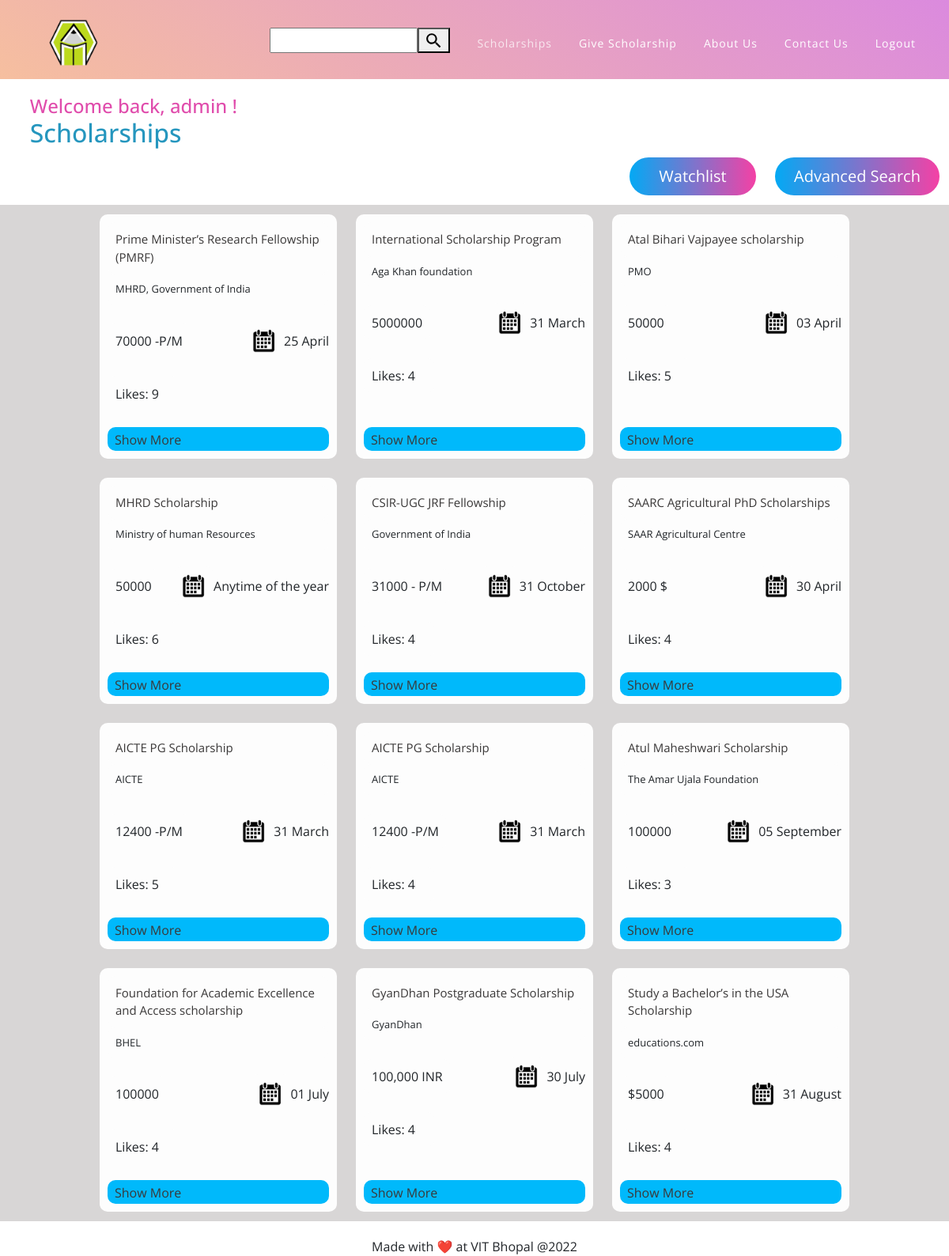
Page /index/ (signed in) on the committed database.
### app/models.py (models this page shows, shortened)
class User(AbstractUser):
    watchlist = models.ManyToManyField("App", blank=True, related_name="watchlist")

class App(models.Model):
    level = [("Undergraduate","UNDERGRADUATE"),
            ("Postgraduate", "POSTGRADUATE"),
            ("Phd", "PhD")]
    categories = [("National","NATIONAL"),
                 ("International", "INTERNATIONAL")]
    name = models.CharField(max_length=64, help_text = "Enter Name of Scholarship")
    providedby = models.CharField(max_length=64, verbose_name = "Provided By", help_text="Enter name of sponsor or organization")
    eligibilitycriteria = models.CharField(max_length=512, verbose_name = "Eligibility Criteria", help_text="Enter Eligibility Criteria")
    exam = models.CharField(max_length=64, help_text="Enter if any exam is required")
    scholarshipamount = models.CharField(max_length = 18, verbose_name = "Scholarship Amount")
    applicationfees = models.CharField(max_length = 18, verbose_name = "Application Fees")
    deadline = models.CharField(max_length=32)
    link = models.CharField(max_length=128, help_text="Enter 404 if not available")
    category = models.CharField(choices=categories, blank=True, verbose_name = "Category", max_length=200, null=True)
    levels = models.CharField(choices=level, blank=True, verbose_name = "Levels", max_length=200, null=True)
    like = models.ManyToManyField(User, blank=True, related_name="liked_user")
    description = models.TextField(max_length=4098, help_text="Enter Description of Scholarship", verbose_name="Description")

### app/views.py (the view)
# urls.py: path("index/", views.index, name = "index"),
@login_required
def index(request):
    search_post = request.GET.get('search')
    if search_post:
        apps = App.objects.filter(Q(name__contains=search_post) | Q(providedby__contains=search_post) | Q(eligibilitycriteria__contains=search_post) |Q(exam__contains=search_post) | Q(scholarshipamount__contains=search_post) | Q(applicationfees__contains=search_post) | Q(deadline__contains=search_post) |Q(link__contains=search_post))
    else:
        apps = App.objects.all().order_by("-scholarshipamount")
    return render(request, "app/index.html",{
        "apps":apps
    })

### app/templates/app/index.html (shortened to what this page needs)
{% load static %}
<!DOCTYPE html>
<html lang="en">
<head>
    <link href="{% static 'app/vendor/bootstrap/css/bootstrap.min.css' %}" rel="stylesheet">
    <link rel="stylesheet" href="{% static 'app/assets/css/fontawesome.css' %}">
    <link rel="stylesheet" href="{% static 'app/assets/css/templatemo-eduwell-style.css' %}">
    <link rel="stylesheet" href="{% static 'app/assets/css/owl.css' %}">
    <link rel="stylesheet" href="{% static 'app/assets/css/lightbox.css' %}">
    <link rel="stylesheet" href="{% static 'app/cards.css' %}">
</head>
<body>
    <header class="header-area header-sticky">
        <div class="container">
            <div class="row">
                <div class="col-12">
                    <nav class="main-nav">
                        <a href="{% url 'landing' %}" class="logo">
                            <img src="{% static 'app/assets/images/templatemo-eduwell.png' %}" alt="EduWell Template"
                                width="60" height="60">
                        </a>
                        <ul class="nav">
                            <li>
                                <form style="display: flex;" name="search">
                                    <input class="search" name="search">
                                    <button><img src="{% static 'app/images/search-icon.svg' %}" height="25px"
                                            width="25px"></button>
                                </form>
                            </li>
                            <li><a href="{% url 'index' %}" class="active">Scholarships</a></li>
                            <li><a href="{% url 'contact'%}">Give Scholarship</a></li>
                            <li><a href="{% url 'about' %}">About Us</a></li>
                            <li><a href="{% url 'contact'%}">Contact Us</a></li>
                            <li><a href="{% url 'logout'%}">Logout</a></li>
                        </ul>
                    </nav>
                </div>
            </div>
        </div>
    </header>
    <div style="margin-top: 120px;">
        <h4 style="color:#e04cac; padding-inline-start: 1cm;">Welcome back, {{request.user}} !</h4>
        <h2 style="color:#2596be; padding-inline-start: 1cm;">Scholarships</h2>
        <div style="display: flex; justify-content: flex-end;">
            <button style="text-decoration: none;
    margin: 1%;
    border: none;
    color: #fff;
    width: 10em;
    height: 3em;
    line-height: 2em;
    text-align: center;
    background: linear-gradient(90deg,#03a9f4,#f441a5,#ffeb3b,#03a9f4);
    background-size: 300%;
    border-radius: 30px;
    z-index: 1;">
                <a style="margin-left: 0px; color: white" href="{% url 'watchlist' %}">Watchlist</a>
            </button>
            <button style="text-decoration: none;
    margin: 1%;
    border: none;
    color: #fff;
    width: 13em;
    height: 3em;
    line-height: 2em;
    text-align: center;
    background: linear-gradient(90deg,#03a9f4,#f441a5,#ffeb3b,#03a9f4);
    background-size: 300%;
    border-radius: 30px;
    z-index: 1;">
                <a style="margin-left: 0px; color: white" href="{% url 'filter' %}">Advanced Search </a>
            </button>
        </div>
        <div class="holder">
            {% for app in apps %}
            <a href="{% url 'listing' app.id %}" style="margin-left: 0px;">
                <div class="cards">
                    <div class="d1">
                        <a href="{% url 'listing' app.id %}" style="margin-left: 0px;">
                            <div class="name">{{app.name}}</div>
                        </a>
                        <div class="providedby">{{app.providedby}}</div>
                    </div>
                    <div class="d2">
                        <div style="display: flex;">
                            <div class="amount">{{app.scholarshipamount}}</div>
                        </div>
                        <div style="display: flex; align-items: center">
                            <div class="calendar-ico"><img src="{% static 'app/images/calendar-icon.png' %}" height=30px
                                    width=20px></div>
                            <div class="deadline">{{app.deadline}}</div>
                        </div>
                    </div>
                    <div class="d3">
                        <div class="rating">Likes: {{app.like.count}}</div>
                    </div>
                    <div class="d4">
                        <a href="{% url 'listing' app.id %}" style="margin-left: 0px; font-size: 16px;">
                            <div class="show-more">Show More</div>
                        </a>
                    </div>
                </div>
            </a>
            {% endfor %}
        </div>
    </div>
</body>
<footer style="    margin-top: 20px;
left: 0;
bottom: 0;
width: 100%;
text-align: center;">Made with ❤️ at VIT Bhopal @2022</footer>
</html>

### app/static/app/assets/css/templatemo-eduwell-style.css (style rules this page uses)
html, body, div, span, applet, object, iframe, h1, h2, h3, h4, h5, h6, p, blockquote, div pre, a, abbr, acronym, address, big, cite, code, del, dfn, em, font, img, ins, kbd, q, s, samp, small, strike, strong, sub, sup, tt, var, b, u, i, center, dl, dt, dd, ol, ul, li, figure, header, nav, section, article, aside, footer, figcaption { margin: 0; padding: 0; border: 0; outline: 0; }
ul, li { padding: 0; margin: 0; list-style: none; }
header, nav, section, article, aside, footer, hgroup { display: block; }
* { box-sizing: border-box; }
html, body { font-family: 'Open Sans', sans-serif; font-weight: 400; background-color: #fff; font-size: 16px; -ms-text-size-adjust: 100%; -webkit-font-smoothing: antialiased; -moz-osx-font-smoothing: grayscale; }
a { text-decoration: none !important; }
h1, h2, h3, h4, h5, h6 { margin-top: 0px; margin-bottom: 0px; }
ul { margin-bottom: 0px; }
img { width: 100%; overflow: hidden; }
html, body { background: #fff; font-family: 'Open Sans', sans-serif; }
.header-area { background-image: url(../images/header-bg.png); background-size: contain; background-repeat: no-repeat; background-position: top; position: absolute; top: 0; left: 0; right: 0; z-index: 100; -webkit-transition: all .5s ease 0s; -moz-transition: all .5s ease 0s; -o-transition: all .5s ease 0s; transition: all .5s ease 0s; }
.header-area .main-nav { min-height: 80px; background: transparent; }
.header-area .main-nav .logo { line-height: 100px; color: #fff; font-size: 28px; font-weight: 700; text-transform: uppercase; letter-spacing: 2px; float: left; -webkit-transition: all 0.3s ease 0s; -moz-transition: all 0.3s ease 0s; -o-transition: all 0.3s ease 0s; transition: all 0.3s ease 0s; }
.header-area .main-nav .nav { float: right; margin-top: 35px; margin-right: 0px; background-color: transparent; -webkit-transition: all 0.3s ease 0s; -moz-transition: all 0.3s ease 0s; -o-transition: all 0.3s ease 0s; transition: all 0.3s ease 0s; position: relative; z-index: 999; }
.header-area .main-nav .nav li { padding-left: 30px; padding-right: 30px; }
.header-area .main-nav .nav li:last-child { padding-right: 0px; }
.header-area .main-nav .nav li a { display: block; font-weight: 400; font-size: 14px; text-transform: capitalize; color: #fff; -webkit-transition: all 0.3s ease 0s; -moz-transition: all 0.3s ease 0s; -o-transition: all 0.3s ease 0s; transition: all 0.3s ease 0s; height: 40px; line-height: 40px; border: transparent; letter-spacing: 1px; }
.header-area .main-nav .nav li:hover a, .header-area .main-nav .nav li a.active { color: #fff!important; opacity: 0.75; }
.header-area.header-sticky { min-height: 80px; }
.header-area .nav { margin-top: 30px; }
.header-area.header-sticky .nav li a.active { color: #dc8cdb; }
@media (max-width: 1200px) { .header-area .main-nav .nav li { padding-left: 7px; padding-right: 7px; } }
@media (max-width: 1200px) { .header-area .main-nav:before { display: none; } }
@media (min-width: 767px) { .header-area .main-nav .nav { display: flex !important; } }
body { overflow-x: hidden; }
@media (max-width: 1200px) { .header-area { background: rgb(219,138,222) !important; background: linear-gradient(-145deg, rgba(219,138,222,1) 0%, rgba(246,191,159,1) 100%) !important; } }

### app/templates/app/index.html (style rules this page uses)
a { color: #3a3838; text-decoration: none; font-size: 20px; margin-left: 20px; }

### rows in the picture
User: user "admin"
App: name "Prime Minister’s Research Fellowship (PMRF)", providedby "MHRD, Government of India", scholarshipamount "70000 -P/M", deadline "25 April", like.count "9"
App: name "International Scholarship Program", providedby "Aga Khan foundation", scholarshipamount "5000000", deadline "31 March", like.count "4"
App: name "Atal Bihari Vajpayee scholarship", providedby "PMO", scholarshipamount "50000", deadline "03 April", like.count "5"
App: name "MHRD Scholarship", providedby "Ministry of human Resources", scholarshipamount "50000", deadline "Anytime of the year", like.count "6"
App: name "CSIR-UGC JRF Fellowship", providedby "Government of India", scholarshipamount "31000 - P/M", deadline "31 October", like.count "4"
App: name "SAARC Agricultural PhD Scholarships", providedby "SAAR Agricultural Centre", scholarshipamount "2000 $", deadline "30 April", like.count "4"
App: name "AICTE PG Scholarship", providedby "AICTE", scholarshipamount "12400 -P/M", deadline "31 March", like.count "5"
App: name "AICTE PG Scholarship", providedby "AICTE", scholarshipamount "12400 -P/M", deadline "31 March", like.count "4"
App: name "Atul Maheshwari Scholarship", providedby "The Amar Ujala Foundation", scholarshipamount "100000", deadline "05 September", like.count "3"
App: name "Foundation for Academic Excellence and Access scholarship", providedby "BHEL", scholarshipamount "100000", deadline "01 July", like.count "4"
App: name "GyanDhan Postgraduate Scholarship", providedby "GyanDhan", scholarshipamount "100,000 INR", deadline "30 July", like.count "4"
App: name "Study a Bachelor’s in the USA Scholarship", providedby "educations.com", scholarshipamount "$5000", deadline "31 August", like.count "4"
